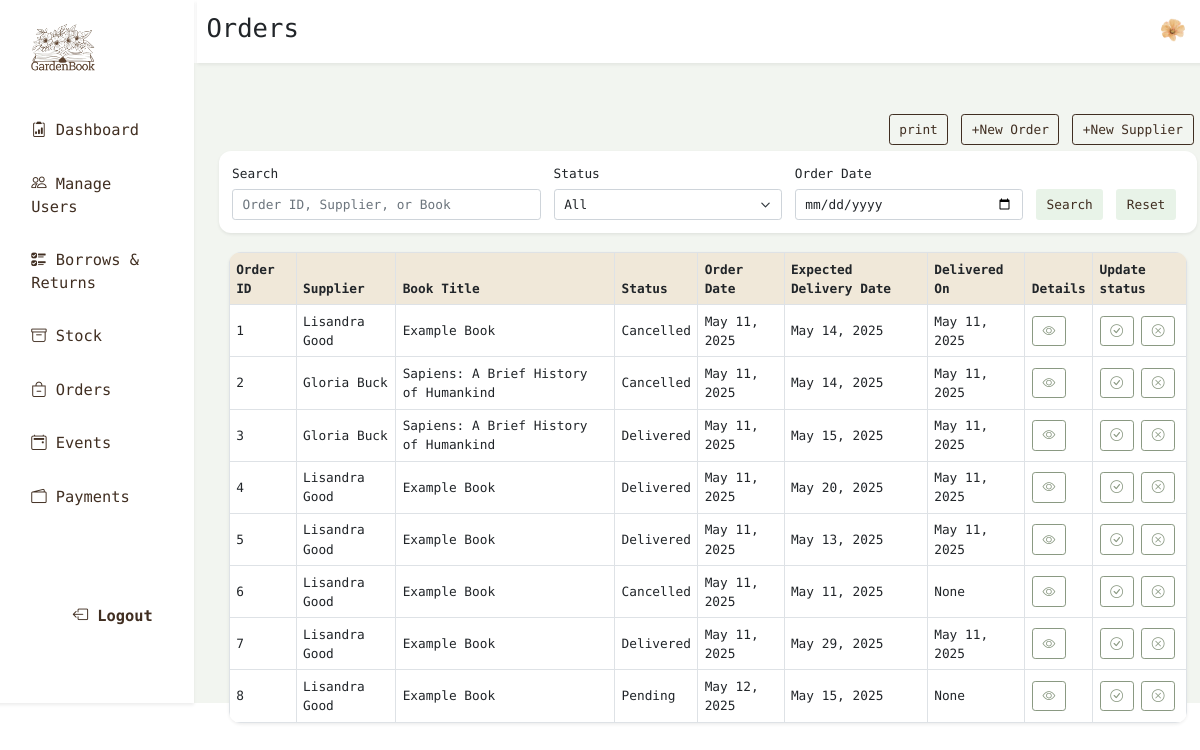
/orders (signed in), run on the app's committed database.
### theApp/models.py (models this page shows, shortened)
class Person(AbstractUser):
    cin = models.CharField(max_length=20, unique=True, default="")
    profile_pic = models.ImageField(upload_to='profile_pics/', null=True, blank=True)
    first_name = models.CharField(max_length=50)
    last_name = models.CharField(max_length=50)
    role = models.CharField(max_length=20,choices=RoleName.choices, default=RoleName.READER)
    dob = models.DateField(null=True, blank=True)
    phone = models.CharField(max_length=15, null=True, blank=True)
    status = models.CharField(max_length=20, choices=MembershipStatus.choices, default=MembershipStatus.ACTIVE)
    address = models.CharField(max_length=255, null=True, blank=True)
    city = models.CharField(max_length=100, null=True, blank=True)
    postal_code = models.CharField(max_length=20, null=True, blank=True)
    country = models.CharField(max_length=100, null=True, blank=True)
    bio = models.CharField(max_length=300, null=True, blank=True)
    unread_alerts = models.IntegerField(default=0)
    def __str__(self):
        return self.first_name + " " + self.last_name
    class Meta:
        ordering = ['-date_joined']

class Order(models.Model):
    STATUS_CHOICES = [
        ('Pending', 'Pending'),
        ('Received', 'Received'),
        ('Cancelled', 'Cancelled'),
    ]
    supplier = models.ForeignKey(Supplier, on_delete=models.CASCADE, related_name="orders")
    book = models.ForeignKey(Book, on_delete=models.CASCADE, related_name="orders")
    status = models.CharField(max_length=20, choices=STATUS_CHOICES, default='Pending')
    order_date = models.DateField(auto_now_add=True)
    created_by = models.ForeignKey(Person, null=True, blank=True, on_delete=models.SET_NULL, related_name='orders_created')
    expected_delivery_date = models.DateField()
    delivery_date = models.DateField(blank=True, null=True)
    updated_by = models.ForeignKey(Person, null=True, blank=True, on_delete=models.SET_NULL, related_name='orders_updated')
    updated_at = models.DateTimeField(blank=True, null=True)

class Supplier(models.Model):
    name = models.CharField(max_length=255, default="")
    email = models.EmailField(default="")
    phone = models.CharField(max_length=20, default="")
    address = models.TextField(default="")
    def __str__(self):
        return self.name

class Book(models.Model):
    ISBN = models.CharField(max_length=13, unique=True)
    cover = models.ImageField(upload_to='book_covers/', null=True, blank=True, default="book_covers/default_cover.webp") # 'ImageField' handels image uploads
    title = models.CharField(max_length=255,default="")
    author = models.CharField(max_length=255,default="")
    edition = models.CharField(max_length=255,default="")
    availability = models.CharField(max_length=30,choices=Availability.choices, default=Availability.AVAILABLE)
    publication_year = models.IntegerField(default=0)
    nbPage = models.IntegerField(default="")
    lang = models.CharField(max_length=244,default="")
    genres = models.ManyToManyField(Genre)
    keywords = models.CharField(max_length=244,default="")
    description = models.CharField(max_length=244,default="")
    audience = models.CharField(max_length=20, choices=AudienceType.choices, default="")
    review = models.IntegerField(default=0, validators=[
            MinValueValidator(0),
            MaxValueValidator(10)
        ])
    nb_borrows = models.IntegerField(default=0)
    date_creation = models.DateField(auto_now_add=True)
    date_modification = models.DateField(auto_now=True)
    is_reserved = models.BooleanField(default=False)
    def __str__(self):
        return self.title

### theApp/views.py (the view, shortened to what this page needs)
# urls.py: path('orders', views.orders, name='orders'),
@login_required(login_url='login')
def orders(request):
  orders = Order.objects.all()
  formSupplier = SupplierForm()
  formOrder = CustomOrderCreationForm()
  q = request.GET.get('q')
  status = request.GET.get('status')
  order_date = request.GET.get('order_date')
  if q:
    orders = orders.filter(
      Q(id__icontains=q) |
      Q(supplier__name__icontains=q) |
      Q(book__title__icontains=q)
    )
  if status:
      orders = orders.filter(status=status)
  if order_date:
      orders = orders.filter(order_date=order_date)
  status_choices = Order.objects.values_list('status', flat=True).distinct()
  context = {
    'orders': orders,
    'formSupplier': formSupplier,
    'formOrder': formOrder,
    'status_choices': status_choices,
  }
  return render(request, 'orders.html', context)

### theApp/forms.py
class SupplierForm(forms.ModelForm):
    action = forms.CharField(widget=forms.HiddenInput(), initial='add_supplier')
    class Meta:
        model = Supplier
        fields = ['name', 'email', 'phone', 'address']
        widgets = {
            'name': forms.TextInput(attrs={'class': 'form-control my-2'}),
            'email': forms.EmailInput(attrs={'class': 'form-control my-2'}),
            'phone': forms.TextInput(attrs={'class': 'form-control my-2'}),
            'address': forms.Textarea(attrs={'class': 'form-control my-2', 'rows': 3}),
        }
    def __init__(self, *args, **kwargs):
        super().__init__(*args, **kwargs)
        self.helper = FormHelper()
        self.helper.form_method = 'POST'
        self.helper.add_input(Hidden('action', 'add_supplier'))
        self.helper.add_input(Submit('submit', 'Add Supplier', css_class="btn-green text-brown border-0 hover-shadow my-2"))

class CustomOrderCreationForm(forms.ModelForm):
    action = forms.CharField(widget=forms.HiddenInput(), initial='add_order')
    class Meta:
        model = Order
        fields = ['supplier', 'book', 'expected_delivery_date']
        widgets = {
            'supplier': forms.Select(attrs={'class': 'form-select'}),
            'book': forms.Select(attrs={'class': 'form-select'}),
            'expected_delivery_date': forms.DateInput(attrs={
                'type': 'date',
                'class': 'form-control my-3'
            }),
        }
    def __init__(self, *args, **kwargs):
        super().__init__(*args, **kwargs)
        self.helper = FormHelper()
        self.helper.form_method = 'POST'
        self.helper.add_input(Hidden('action', 'add_order'))
        self.helper.add_input(Submit('submit', 'Create order', css_class="btn-green text-brown border-0 hover-shadow my-2"))

### templates/orders.html (shortened to what this page needs)
{% extends 'baseLibrarian.html' %}
{% load static %}
{% load crispy_forms_tags %}
{% block page %}Orders{% endblock %}
{% block content %}
<div class="container-fluid row m-2">
  <div class="d-flex justify-content-end m-2 gap-3">
    <button class="btn btn-outline-brown" data-bs-toggle="modal" data-bs-target="#print-modal">print</button>
    <button class="btn btn-outline-brown" data-bs-toggle="modal" data-bs-target="#order-modal">+New
      Order</button>
    <button class="btn btn-outline-brown" data-bs-toggle="modal" data-bs-target="#supplier-modal">+New
      Supplier</button>
  </div>
  <form method="get" class="bg-white shadow-sm p-3 rounded-20 mb-4">
    <div class="row g-3 align-items-end">
      <div class="col-md-4">
        <label for="query" class="form-label">Search</label>
        <input type="text" class="form-control" name="q" id="query" placeholder="Order ID, Supplier, or Book">
      </div>
      <div class="col-md-3">
        <label for="statusSearch" class="form-label">Status</label>
        <select class="form-select" name="status" id="statusSearch">
          <option value="">All</option>
        </select>
      </div>
      <div class="col-md-3">
        <label for="orderDateSearch" class="form-label">Order Date</label>
        <input type="date" class="form-control" name="order_date" id="orderDateSearch">
      </div>
      <div class="col-md-auto">
        <button type="submit" class="btn btn-green text-brown">Search</button>
      </div>
      <div class="col-md-auto">
        <a href="{% url 'orders' %}" class="btn btn-green text-brown">Reset</a>
      </div>
    </div>
  </form>
  <div class="col">
    <div class="overflow-hidden shadow-sm p-0 rounded-20">
      <table class="table align-middle table-bordered m-0">
        <thead class="bg-brown-second">
          <tr>
            <th>Order ID</th>
            <th>Supplier</th>
            <th>Book Title</th>
            <th>Status</th>
            <th>Order Date</th>
            <th>Expected Delivery Date</th>
            <th>Delivered On</th>
            <th>Details</th>
            <th>Update status</th>
          </tr>
        </thead>
        <tbody id="ordersTable" class="bg-white">
          {% for order in orders %}
          <tr>
            <td>{{order.id}}</td>
            <td>{{order.supplier.name}}</td>
            <td>{{order.book.title}}</td>
            <td>{{order.status}}</td>
            <td>{{order.order_date}}</td>
            <td>{{order.expected_delivery_date}}</td>
            <td>{{order.delivery_date}}</td>
            <td>
              <button class="btn btn-outline-darkgreen" data-bs-toggle="modal" data-bs-target="#orderDetails-modal"><i
                  class="bi bi-eye"></i></button>
            </td>
            <td>
              <a href="{% url 'update_order_status' order.id 'Delivered' %}" class="btn btn-outline-darkgreen"><i
                  class="bi bi-check-circle"></i></a>
              <a href="{% url 'update_order_status' order.id 'Cancelled' %}" class="btn btn-outline-darkgreen"><i
                  class="bi bi-x-circle"></i></a>
            </td>
          </tr>
          {% endfor %}
        </tbody>
      </table>
    </div>
  </div>
</div>
{% endblock %}

### templates/baseLibrarian.html (shortened to what this page needs)
{% load static %}
<!DOCTYPE html>
<html lang="en">
<head>
  <link href="{% static 'assets/dist/css/bootstrap.min.css' %}" rel="stylesheet">
  <link rel="stylesheet" href="{% static 'css/base.css' %}">
</head>
<body>
  <div class="row" style="height: 100vh;">
    <header class="col-md-2 shadow-sm" style="font-size: larger;">
      <aside class="d-flex flex-column justify-content-between vh-100 p-3 mx-2">
        <div class="mb-4">
          <a href="{% url 'dashboard' %}" class="d-flex align-items-center mb-2 text-brown text-decoration-none">
            <img src="{% static 'assets/brand/_logo-nobg.png' %}" class="me-2" width="80" height="80" role="img"
              aria-label="GardenBook">
          </a>
        </div>
        <div class="d-flex flex-column" style="margin-bottom: auto;">
          <a href="{% url 'dashboard' %}" class="mb-4">
            <i class="bi bi-clipboard2-data"></i> Dashboard
          </a>
          <a href="{% url 'manage-users' %}" class="mb-4">
            <i class="bi bi-people"></i> Manage Users
          </a>
          <a href="{% url 'borrows-returns' %}" class="mb-4">
            <i class="bi bi-ui-checks"></i> Borrows & Returns
          </a>
          <a href="{% url 'stock' %}" class="mb-4">
            <i class="bi bi-archive"></i> Stock
          </a>
          <a href="{% url 'orders' %}" class="mb-4">
            <i class="bi bi-bag-dash"></i> Orders
          </a>
          <a href="{% url 'manage-event' %}" class="mb-4">
            <i class="bi bi-calendar2-event"></i> Events
          </a>
          <a href="{% url 'manage-payment' %}" class="mb-4">
            <i class="bi bi-wallet2"></i> Payments
          </a>
        </div>
        <div class="text-end mt-auto">
          <a href="{% url 'logout' %}" style="font-weight: bolder;">
            <i class="bi bi-box-arrow-left"></i> Logout
          </a>
        </div>
      </aside>
    </header>
    <main class="col px-0">
      <div class="row py-3 mx-1 shadow-sm">
        <div class="col-6">
          <h2>{% block page%} Current page name {% endblock page %}</h2>
        </div>
        <div class="col-6 d-flex justify-content-end">
          <a href="{% url 'dashboard' %}">
            <img src="{{ request.user.profile_pic.url }}" alt="Profile" class="rounded-circle"
              style="height: 30px; width: 30px;">
          </a>
        </div>
      </div>
      <div class="py-5 bg-green-soft" style="height: 100vh;">
        {% block content %}
        {% endblock content %}
      </div>
    </main>
  </div>
</body>
</html>

### static/css/base.css (style rules this page uses)
body { font-family: "Geist Mono", sans-serif; padding: 0; margin: 0; min-height: 100vh; zoom: 0.8; }
.bg-green, .btn-green { background: #e8f3e8 !important; }
.bg-green-soft { background: #aabda028 !important; }
.bg-brown-second { background: #f0e8d9; }
.text-brown { color: #402e21; }
a { text-decoration: none; padding: 7px 15px; }
header a { color: #402e21; }
.rounded-20 { border-radius: 15px; }
.btn-outline-brown { border-color: #402e21 !important; color: #402e21 !important; }
.btn-outline-darkgreen { border-color: #8a9982 !important; color: #8a9982 !important; }

### data on the page
Person: user.profile_pic (picture)
Order: id "1", supplier.name "Lisandra Good", book "Example Book", status "Cancelled", order_date "May 11, 2025", expected_delivery_date "May 14, 2025", delivery_date "May 11, 2025"
Order: id "2", supplier.name "Gloria Buck", book "Sapiens: A Brief History of Humankind", status "Cancelled", order_date "May 11, 2025", expected_delivery_date "May 14, 2025", delivery_date "May 11, 2025"
Order: id "3", supplier.name "Gloria Buck", book "Sapiens: A Brief History of Humankind", status "Delivered", order_date "May 11, 2025", expected_delivery_date "May 15, 2025", delivery_date "May 11, 2025"
Order: id "4", supplier.name "Lisandra Good", book "Example Book", status "Delivered", order_date "May 11, 2025", expected_delivery_date "May 20, 2025", delivery_date "May 11, 2025"
Order: id "5", supplier.name "Lisandra Good", book "Example Book", status "Delivered", order_date "May 11, 2025", expected_delivery_date "May 13, 2025", delivery_date "May 11, 2025"
Order: id "6", supplier.name "Lisandra Good", book "Example Book", status "Cancelled", order_date "May 11, 2025", expected_delivery_date "May 11, 2025", delivery_date "None"
Order: id "7", supplier.name "Lisandra Good", book "Example Book", status "Delivered", order_date "May 11, 2025", expected_delivery_date "May 29, 2025", delivery_date "May 11, 2025"
Order: id "8", supplier.name "Lisandra Good", book "Example Book", status "Pending", order_date "May 12, 2025", expected_delivery_date "May 15, 2025", delivery_date "None"
